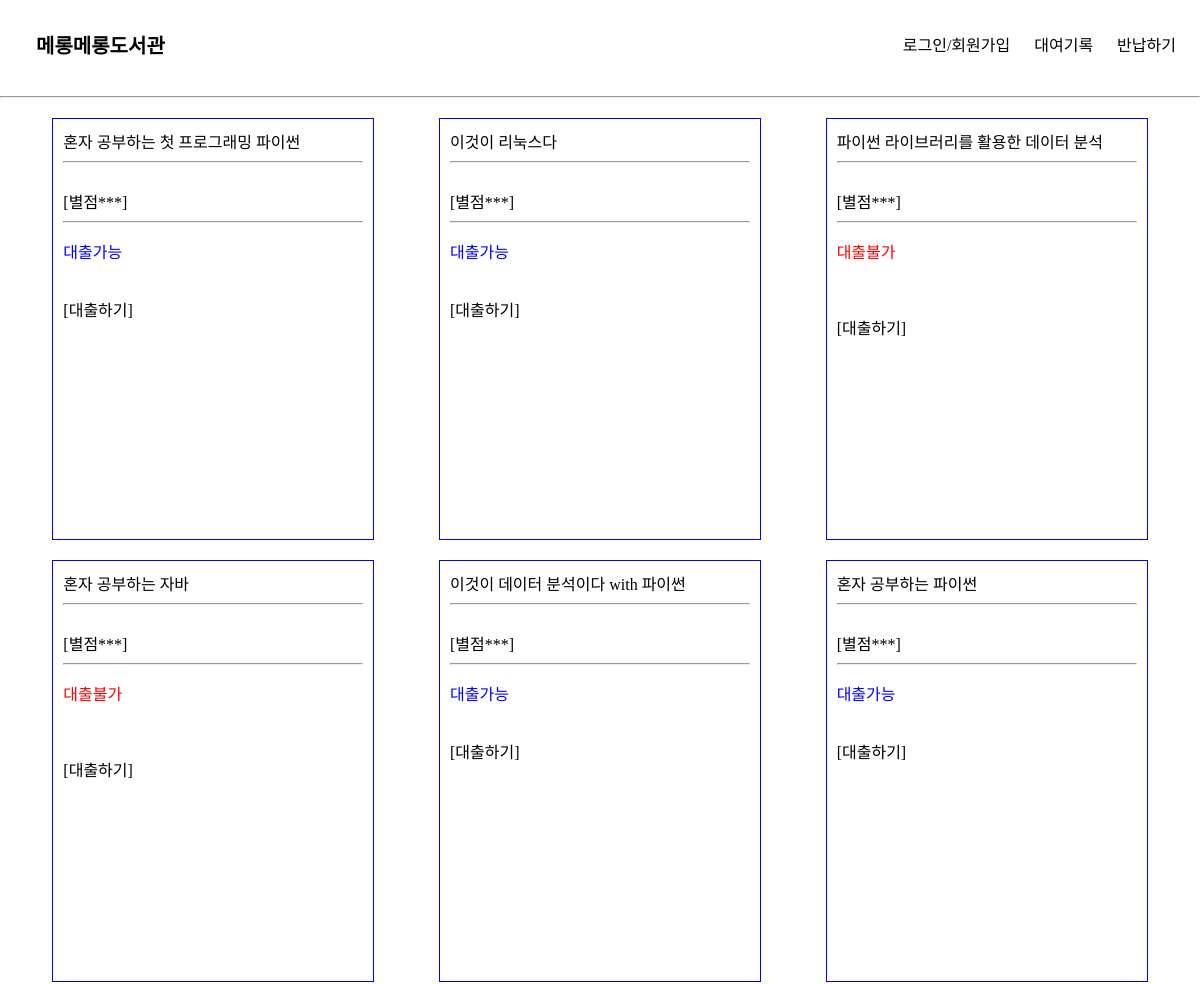
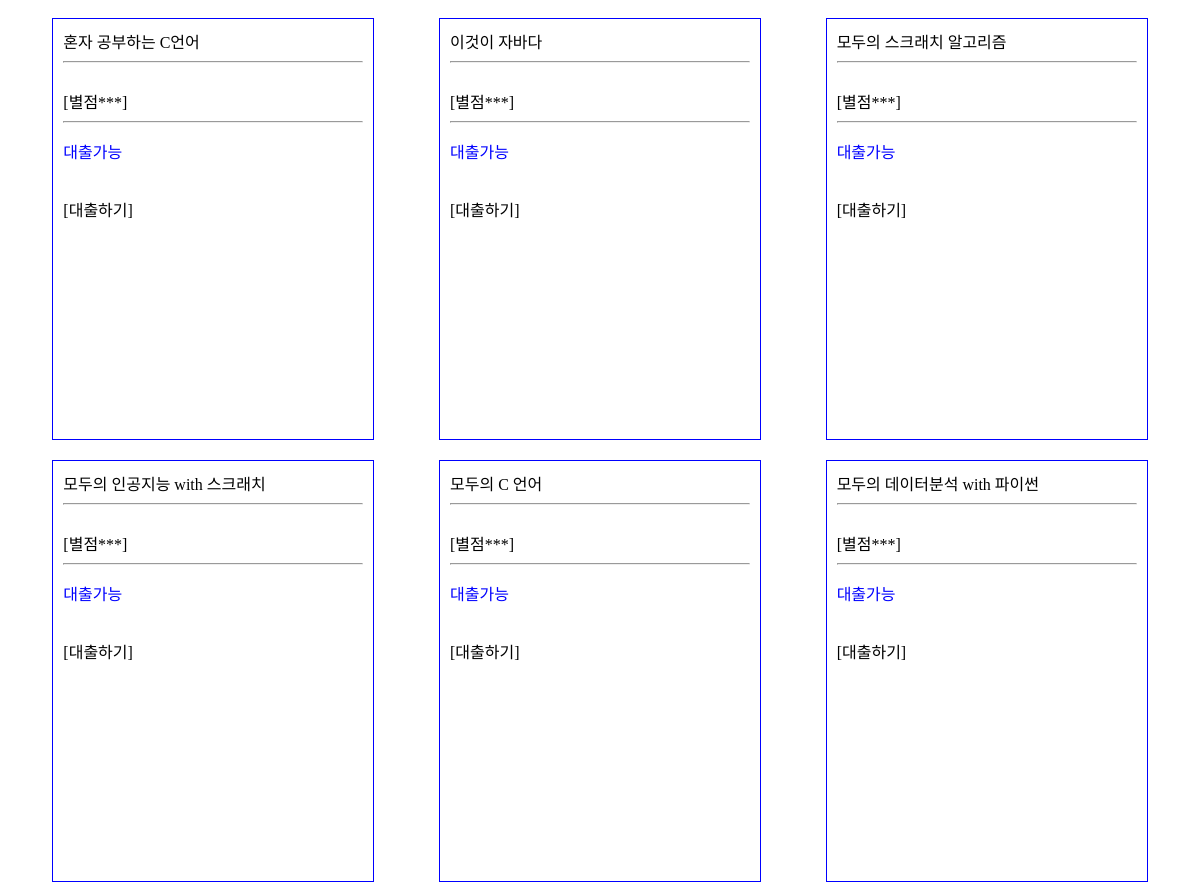
Before: / (upper part) with the older database file (2 pictures, top to bottom).
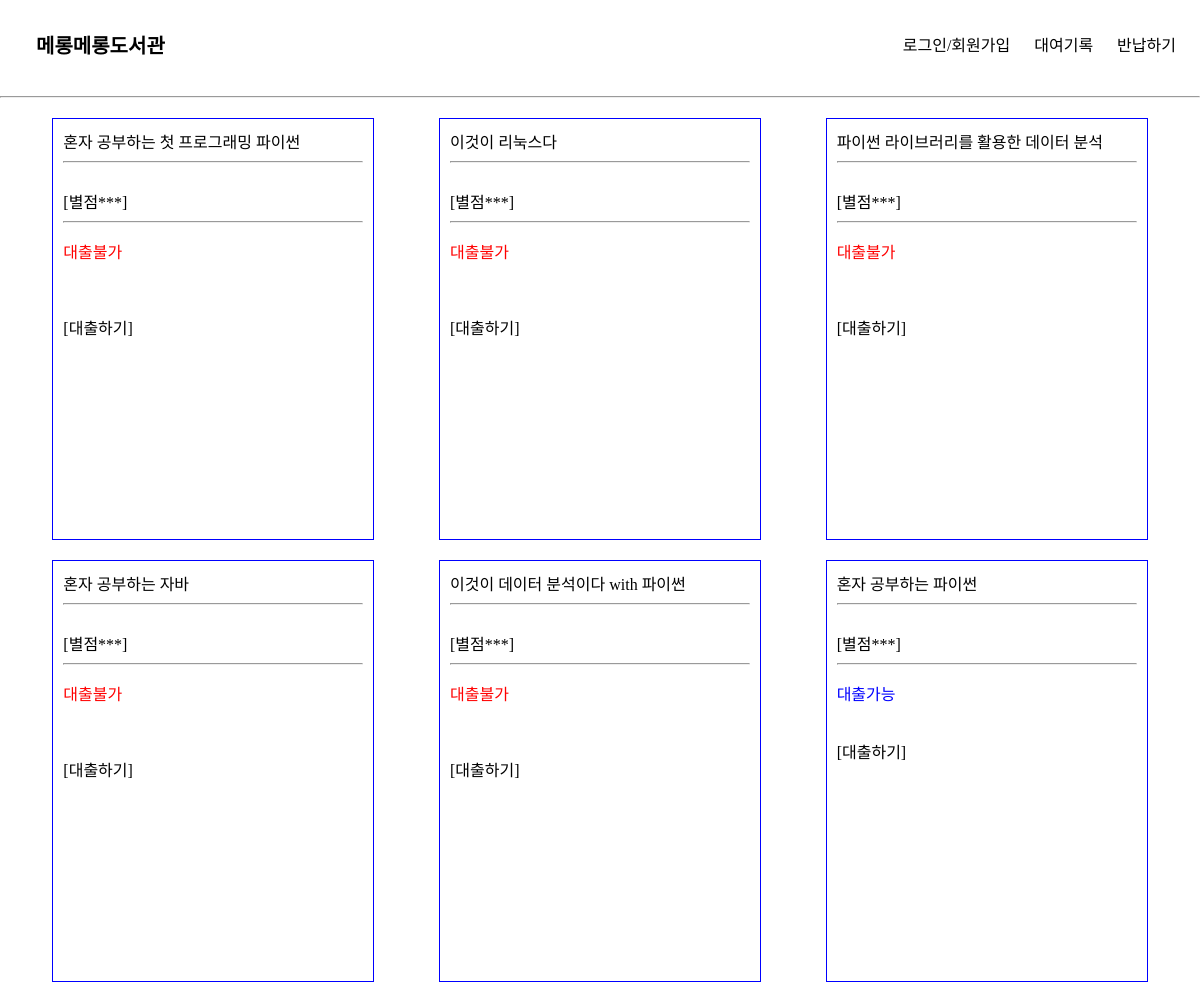
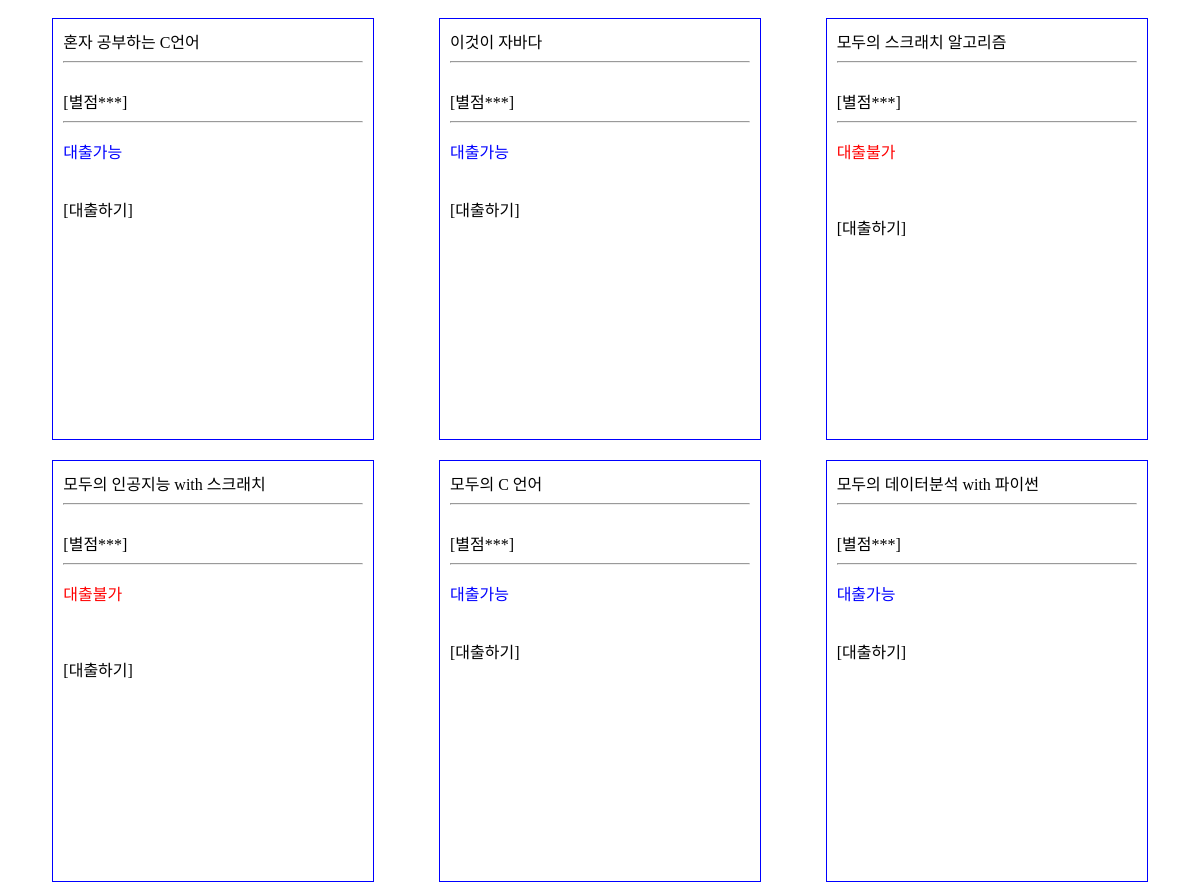
After: the same page with the newer database file (2 pictures, top to bottom).
### elicelibrary/models.py (models this page shows, shortened)
class Book(db.Model):
    __tablename__     = 'Book'
    id                = db.Column(db.Integer, primary_key=True, nullable=False, autoincrement=True, unique=True)
    title             = db.Column(db.String(45), nullable=False)
    author            = db.Column(db.String(45))
    publisher         = db.Column(db.String(45))
    publication_date  = db.Column(db.String(45))
    pages             = db.Column(db.Integer)
    isbn              = db.Column(db.String(45))
    registered_date   = db.Column(db.DateTime, default=datetime.utcnow)
    description       = db.Column(db.Text())    # 길이를 정할 수 없는 문자열은 Text를 쓰면 됨
    book_link         = db.Column(db.String(255))
    book_status       = db.Column(db.String(45))   # "1" :대출가능, "0" : 대출중 , "999" : 폐기    -> 선택형 변수에 적합한 데이터타입이 있을까?
    book_img          = db.Column(db.String(45))    # 책 표지만 바뀐 경우, 또는 책이 다르지만 같은 표지를 쓰는 경우가 있기 때문에 이미지 스토리지에서 같은 이미지의 반복을 막기 위해 별도의 책 이미지 식별 용 변수를 넣음

### elicelibrary/views/book_api.py (the view, shortened to what this page needs)
@book.route('/')
def main_page():
    book_list = Book.query.order_by(Book.registered_date.desc()).all()
    return render_template("main.html", book_list=book_list)

### elicelibrary/templates/main.html (shortened to what this page needs)
{% extends 'base.html' %}
{% block content %}
<div class="book-card-container">
    {% for b in book_list %}
        <div class="book-info-card">
            <a href="/book_info/{{ b.id }}">{{ b.title }}</a>
            <hr>
            <br>[별점***]
            <hr>
            {% if b.book_status == 1 %}
                <p style="color: blue;">대출가능</p>
            {% else %}
                <p style="color:red">대출불가</p>
            <br>
            {% endif %}
            <br>
            <a href="/book_checkout/{{ b.id }}"> [대출하기] </a>
        </div>
    {% endfor %}
</div>
{% endblock %}

Changed rows visible on the page:
changed Book "혼자 공부하는 첫 프로그래밍 파이썬": book_status "대출가능" → "대출불가"
changed Book "이것이 리눅스다": book_status "대출가능" → "대출불가"
changed Book "이것이 데이터 분석이다 with 파이썬": book_status "대출가능" → "대출불가"
changed Book "모두의 스크래치 알고리즘": book_status "대출가능" → "대출불가"
changed Book "모두의 인공지능 with 스크래치": book_status "대출가능" → "대출불가"
